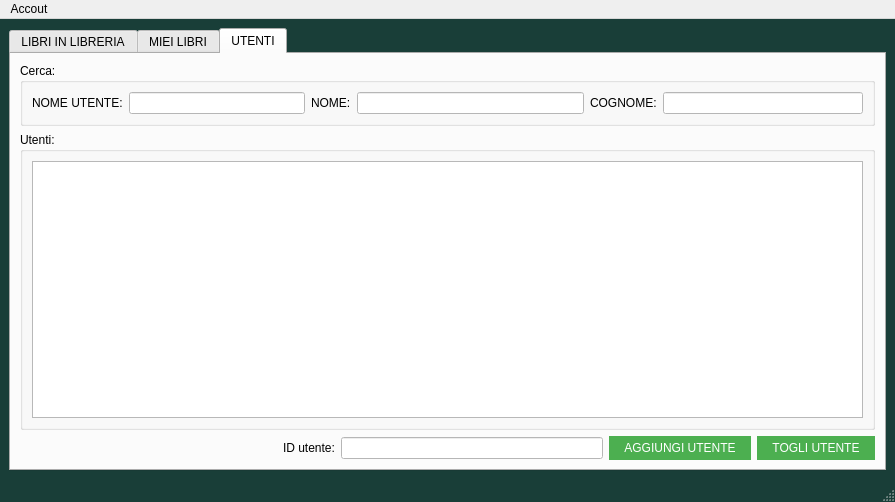
<?xml version="1.0" encoding="UTF-8"?>
<ui version="4.0">
 <class>adminUI</class>
 <widget class="QMainWindow" name="adminUI">
  <property name="geometry">
   <rect>
    <x>0</x>
    <y>0</y>
    <width>895</width>
    <height>502</height>
   </rect>
  </property>
  <property name="windowTitle">
   <string>Libreria</string>
  </property>
  <property name="styleSheet">
   <string notr="true">#adminUI{
	background-color:#193E38
}

QLineEdit{
	background-color:white;
}
QLabel{
	color:black;
}
QPushButton{
    background-color: #4CAF50;
    border: none;
    color: white;
    padding: 5px 15px;
}
QPushButton:pressed{
    background-color:#006400;
    border: none;
    color: white;
    padding: 5px 15px;
}

</string>
  </property>
  <widget class="QWidget" name="centralwidget">
   <layout class="QVBoxLayout" name="verticalLayout_13">
    <item>
     <widget class="QTabWidget" name="maintab">
      <property name="currentIndex">
       <number>2</number>
      </property>
      <widget class="QWidget" name="books">
       <attribute name="title">
        <string>LIBRI IN LIBRERIA</string>
       </attribute>
       <layout class="QGridLayout" name="gridLayout_5">
        <item row="0" column="0" colspan="2">
         <widget class="QGroupBox" name="groupBox_2">
          <property name="title">
           <string>Cerca:</string>
          </property>
          <layout class="QGridLayout" name="gridLayout_3">
           <item row="0" column="0">
            <layout class="QHBoxLayout" name="horizontalLayout_6">
             <item>
              <layout class="QHBoxLayout" name="horizontalLayout_5">
               <item>
                <widget class="QLabel" name="label">
                 <property name="text">
                  <string>NOME LIBRO:</string>
                 </property>
                </widget>
               </item>
               <item>
                <widget class="QLineEdit" name="searchLine"/>
               </item>
              </layout>
             </item>
             <item>
              <layout class="QHBoxLayout" name="horizontalLayout_4">
               <item>
                <widget class="QLabel" name="label_9">
                 <property name="text">
                  <string>AUTORE:</string>
                 </property>
                </widget>
               </item>
               <item>
                <widget class="QLineEdit" name="autoreLine"/>
               </item>
              </layout>
             </item>
             <item>
              <layout class="QHBoxLayout" name="horizontalLayout">
               <item>
                <widget class="QLabel" name="label_10">
                 <property name="text">
                  <string>ARGOMENTO:</string>
                 </property>
                </widget>
               </item>
               <item>
                <widget class="QLineEdit" name="genereLine"/>
               </item>
              </layout>
             </item>
            </layout>
           </item>
          </layout>
         </widget>
        </item>
        <item row="1" column="0" colspan="2">
         <widget class="QTableView" name="tableView"/>
        </item>
        <item row="2" column="0">
         <layout class="QHBoxLayout" name="horizontalLayout_3">
          <item>
           <widget class="QGroupBox" name="groupBox">
            <property name="title">
             <string>Libro:</string>
            </property>
            <layout class="QGridLayout" name="gridLayout_4">
             <item row="0" column="0" rowspan="2">
              <layout class="QGridLayout" name="gridLayout_2">
               <item row="0" column="2">
                <spacer name="horizontalSpacer_4">
                 <property name="orientation">
                  <enum>Qt::Horizontal</enum>
                 </property>
                 <property name="sizeHint" stdset="0">
                  <size>
                   <width>40</width>
                   <height>20</height>
                  </size>
                 </property>
                </spacer>
               </item>
               <item row="0" column="0">
                <spacer name="horizontalSpacer_2">
                 <property name="orientation">
                  <enum>Qt::Horizontal</enum>
                 </property>
                 <property name="sizeHint" stdset="0">
                  <size>
                   <width>40</width>
                   <height>20</height>
                  </size>
                 </property>
                </spacer>
               </item>
               <item row="0" column="1">
                <widget class="QLabel" name="coverLabel">
                 <property name="text">
                  <string/>
                 </property>
                 <property name="pixmap">
                  <pixmap resource="xml.qrc">:/img/nocopertina.png</pixmap>
                 </property>
                </widget>
               </item>
               <item row="1" column="1">
                <spacer name="horizontalSpacer">
                 <property name="orientation">
                  <enum>Qt::Horizontal</enum>
                 </property>
                 <property name="sizeHint" stdset="0">
                  <size>
                   <width>40</width>
                   <height>20</height>
                  </size>
                 </property>
                </spacer>
               </item>
              </layout>
             </item>
             <item row="0" column="1">
              <layout class="QVBoxLayout" name="verticalLayout_2">
               <item>
                <widget class="QLabel" name="labelIS">
                 <property name="text">
                  <string>ISBN:</string>
                 </property>
                </widget>
               </item>
               <item>
                <widget class="QLabel" name="labelName">
                 <property name="text">
                  <string>Titolo:</string>
                 </property>
                </widget>
               </item>
               <item>
                <widget class="QLabel" name="labeldate">
                 <property name="text">
                  <string>Data pub.</string>
                 </property>
                </widget>
               </item>
               <item>
                <widget class="QLabel" name="labelA">
                 <property name="text">
                  <string>Autore/i:</string>
                 </property>
                </widget>
               </item>
               <item>
                <widget class="QLabel" name="labelCP">
                 <property name="text">
                  <string>Copie disponibili:</string>
                 </property>
                </widget>
               </item>
               <item>
                <widget class="QLabel" name="labelDesc">
                 <property name="text">
                  <string>Descrizione:</string>
                 </property>
                </widget>
               </item>
              </layout>
             </item>
             <item row="0" column="2">
              <layout class="QVBoxLayout" name="verticalLayout">
               <item>
                <widget class="QLineEdit" name="lineIS">
                 <property name="enabled">
                  <bool>false</bool>
                 </property>
                </widget>
               </item>
               <item>
                <widget class="QLineEdit" name="lineName">
                 <property name="enabled">
                  <bool>false</bool>
                 </property>
                </widget>
               </item>
               <item>
                <widget class="QLineEdit" name="lineDate">
                 <property name="enabled">
                  <bool>false</bool>
                 </property>
                </widget>
               </item>
               <item>
                <widget class="QLineEdit" name="lineA">
                 <property name="enabled">
                  <bool>false</bool>
                 </property>
                </widget>
               </item>
               <item>
                <widget class="QLineEdit" name="lineCP">
                 <property name="enabled">
                  <bool>false</bool>
                 </property>
                </widget>
               </item>
               <item>
                <widget class="QLineEdit" name="lineDesc">
                 <property name="enabled">
                  <bool>false</bool>
                 </property>
                </widget>
               </item>
              </layout>
             </item>
            </layout>
           </widget>
          </item>
         </layout>
        </item>
        <item row="2" column="1">
         <widget class="QGroupBox" name="groupBox_3">
          <property name="title">
           <string>Azioni:</string>
          </property>
          <layout class="QVBoxLayout" name="verticalLayout_3">
           <item>
            <widget class="QPushButton" name="getBookButton">
             <property name="text">
              <string>CHIEDI PRESTITO</string>
             </property>
            </widget>
           </item>
           <item>
            <widget class="QPushButton" name="addnewB">
             <property name="text">
              <string>AGGIUNGI LIBRO</string>
             </property>
            </widget>
           </item>
           <item>
            <widget class="QPushButton" name="deleteButton">
             <property name="text">
              <string>CANCELLA LIBRO</string>
             </property>
            </widget>
           </item>
           <item>
            <widget class="QPushButton" name="pushButton">
             <property name="text">
              <string>AGGIORNA DATABASE</string>
             </property>
            </widget>
           </item>
           <item>
            <spacer name="verticalSpacer_2">
             <property name="orientation">
              <enum>Qt::Vertical</enum>
             </property>
             <property name="sizeHint" stdset="0">
              <size>
               <width>20</width>
               <height>40</height>
              </size>
             </property>
            </spacer>
           </item>
          </layout>
         </widget>
        </item>
       </layout>
      </widget>
      <widget class="QWidget" name="userbooks">
       <property name="contextMenuPolicy">
        <enum>Qt::CustomContextMenu</enum>
       </property>
       <attribute name="title">
        <string>MIEI LIBRI</string>
       </attribute>
       <layout class="QGridLayout" name="gridLayout_14">
        <item row="2" column="0">
         <layout class="QHBoxLayout" name="horizontalLayout_19">
          <item>
           <widget class="QGroupBox" name="groupBox_9">
            <property name="title">
             <string>Libro:</string>
            </property>
            <layout class="QGridLayout" name="gridLayout_12">
             <item row="0" column="0" rowspan="2">
              <layout class="QGridLayout" name="gridLayout_13">
               <item row="0" column="2">
                <spacer name="horizontalSpacer_8">
                 <property name="orientation">
                  <enum>Qt::Horizontal</enum>
                 </property>
                 <property name="sizeHint" stdset="0">
                  <size>
                   <width>40</width>
                   <height>20</height>
                  </size>
                 </property>
                </spacer>
               </item>
               <item row="0" column="0">
                <spacer name="horizontalSpacer_9">
                 <property name="orientation">
                  <enum>Qt::Horizontal</enum>
                 </property>
                 <property name="sizeHint" stdset="0">
                  <size>
                   <width>40</width>
                   <height>20</height>
                  </size>
                 </property>
                </spacer>
               </item>
               <item row="0" column="1">
                <widget class="QLabel" name="coverLabelU">
                 <property name="text">
                  <string/>
                 </property>
                 <property name="pixmap">
                  <pixmap resource="xml.qrc">:/img/nocopertina.png</pixmap>
                 </property>
                </widget>
               </item>
               <item row="1" column="1">
                <spacer name="horizontalSpacer_10">
                 <property name="orientation">
                  <enum>Qt::Horizontal</enum>
                 </property>
                 <property name="sizeHint" stdset="0">
                  <size>
                   <width>40</width>
                   <height>20</height>
                  </size>
                 </property>
                </spacer>
               </item>
              </layout>
             </item>
             <item row="0" column="1">
              <layout class="QVBoxLayout" name="verticalLayout_8">
               <item>
                <widget class="QLabel" name="labelIS_3">
                 <property name="text">
                  <string>ISBN:</string>
                 </property>
                </widget>
               </item>
               <item>
                <widget class="QLabel" name="labelName_3">
                 <property name="text">
                  <string>Titolo:</string>
                 </property>
                </widget>
               </item>
               <item>
                <widget class="QLabel" name="labeldate_3">
                 <property name="text">
                  <string>Data pub.</string>
                 </property>
                </widget>
               </item>
               <item>
                <widget class="QLabel" name="labelA_3">
                 <property name="text">
                  <string>Autore:</string>
                 </property>
                </widget>
               </item>
               <item>
                <widget class="QLabel" name="labelDesc_3">
                 <property name="text">
                  <string>Descrizione:</string>
                 </property>
                </widget>
               </item>
              </layout>
             </item>
             <item row="0" column="2">
              <layout class="QVBoxLayout" name="verticalLayout_15">
               <item>
                <widget class="QLineEdit" name="lineISU">
                 <property name="enabled">
                  <bool>false</bool>
                 </property>
                </widget>
               </item>
               <item>
                <widget class="QLineEdit" name="lineNameU">
                 <property name="enabled">
                  <bool>false</bool>
                 </property>
                </widget>
               </item>
               <item>
                <widget class="QLineEdit" name="lineDateU">
                 <property name="enabled">
                  <bool>false</bool>
                 </property>
                </widget>
               </item>
               <item>
                <widget class="QLineEdit" name="lineAU">
                 <property name="enabled">
                  <bool>false</bool>
                 </property>
                </widget>
               </item>
               <item>
                <widget class="QLineEdit" name="lineDescU">
                 <property name="enabled">
                  <bool>false</bool>
                 </property>
                </widget>
               </item>
              </layout>
             </item>
            </layout>
           </widget>
          </item>
         </layout>
        </item>
        <item row="2" column="1">
         <widget class="QGroupBox" name="groupBox_7">
          <property name="title">
           <string>Azioni:</string>
          </property>
          <layout class="QVBoxLayout" name="verticalLayout_7">
           <item>
            <widget class="QPushButton" name="returnButton">
             <property name="text">
              <string>RESTITUISCI LIBRO</string>
             </property>
            </widget>
           </item>
           <item>
            <spacer name="verticalSpacer_4">
             <property name="orientation">
              <enum>Qt::Vertical</enum>
             </property>
             <property name="sizeHint" stdset="0">
              <size>
               <width>20</width>
               <height>40</height>
              </size>
             </property>
            </spacer>
           </item>
          </layout>
         </widget>
        </item>
        <item row="0" column="0" colspan="2">
         <widget class="QGroupBox" name="groupBox_8">
          <property name="title">
           <string>Libri in mio possesso:</string>
          </property>
          <layout class="QGridLayout" name="gridLayout_11">
           <item row="0" column="0">
            <widget class="QTableView" name="tableviewuser"/>
           </item>
          </layout>
         </widget>
        </item>
       </layout>
      </widget>
      <widget class="QWidget" name="tab">
       <attribute name="title">
        <string>UTENTI</string>
       </attribute>
       <layout class="QVBoxLayout" name="verticalLayout_4">
        <item>
         <widget class="QGroupBox" name="groupBox_10">
          <property name="title">
           <string>Cerca:</string>
          </property>
          <layout class="QGridLayout" name="gridLayout_15">
           <item row="0" column="0">
            <layout class="QHBoxLayout" name="horizontalLayout_20">
             <item>
              <layout class="QHBoxLayout" name="horizontalLayout_21">
               <item>
                <widget class="QLabel" name="label_4">
                 <property name="text">
                  <string>NOME UTENTE:</string>
                 </property>
                </widget>
               </item>
               <item>
                <widget class="QLineEdit" name="sLineID"/>
               </item>
              </layout>
             </item>
             <item>
              <layout class="QHBoxLayout" name="horizontalLayout_22">
               <item>
                <widget class="QLabel" name="label_15">
                 <property name="text">
                  <string>NOME:</string>
                 </property>
                </widget>
               </item>
               <item>
                <widget class="QLineEdit" name="sLineName"/>
               </item>
              </layout>
             </item>
             <item>
              <layout class="QHBoxLayout" name="horizontalLayout_23">
               <item>
                <widget class="QLabel" name="label_16">
                 <property name="text">
                  <string>COGNOME:</string>
                 </property>
                </widget>
               </item>
               <item>
                <widget class="QLineEdit" name="sLineSname"/>
               </item>
              </layout>
             </item>
            </layout>
           </item>
          </layout>
         </widget>
        </item>
        <item>
         <widget class="QGroupBox" name="groupBox_4">
          <property name="title">
           <string>Utenti:</string>
          </property>
          <layout class="QGridLayout" name="gridLayout">
           <item row="0" column="0">
            <widget class="QTableView" name="tableUsersView"/>
           </item>
          </layout>
         </widget>
        </item>
        <item>
         <layout class="QHBoxLayout" name="horizontalLayout_2">
          <item>
           <spacer name="horizontalSpacer_3">
            <property name="orientation">
             <enum>Qt::Horizontal</enum>
            </property>
            <property name="sizeHint" stdset="0">
             <size>
              <width>40</width>
              <height>20</height>
             </size>
            </property>
           </spacer>
          </item>
          <item>
           <widget class="QLabel" name="label_2">
            <property name="text">
             <string>ID utente:</string>
            </property>
           </widget>
          </item>
          <item>
           <widget class="QLineEdit" name="lineIDU">
            <property name="enabled">
             <bool>false</bool>
            </property>
           </widget>
          </item>
          <item>
           <widget class="QPushButton" name="addUser">
            <property name="text">
             <string>AGGIUNGI UTENTE</string>
            </property>
           </widget>
          </item>
          <item>
           <widget class="QPushButton" name="removeUser">
            <property name="text">
             <string>TOGLI UTENTE</string>
            </property>
           </widget>
          </item>
         </layout>
        </item>
       </layout>
      </widget>
     </widget>
    </item>
   </layout>
  </widget>
  <widget class="QMenuBar" name="menubar">
   <property name="geometry">
    <rect>
     <x>0</x>
     <y>0</y>
     <width>895</width>
     <height>21</height>
    </rect>
   </property>
   <widget class="QMenu" name="menuAccout">
    <property name="title">
     <string>Accout</string>
    </property>
    <addaction name="actionAccount_informations"/>
    <addaction name="actionExit"/>
   </widget>
   <addaction name="menuAccout"/>
  </widget>
  <widget class="QStatusBar" name="statusbar"/>
  <action name="actionAccount_informations">
   <property name="text">
    <string>Account informations</string>
   </property>
  </action>
  <action name="actionExit">
   <property name="text">
    <string>Exit</string>
   </property>
  </action>
 </widget>
 <resources>
  <include location="xml.qrc"/>
 </resources>
 <connections/>
</ui>
